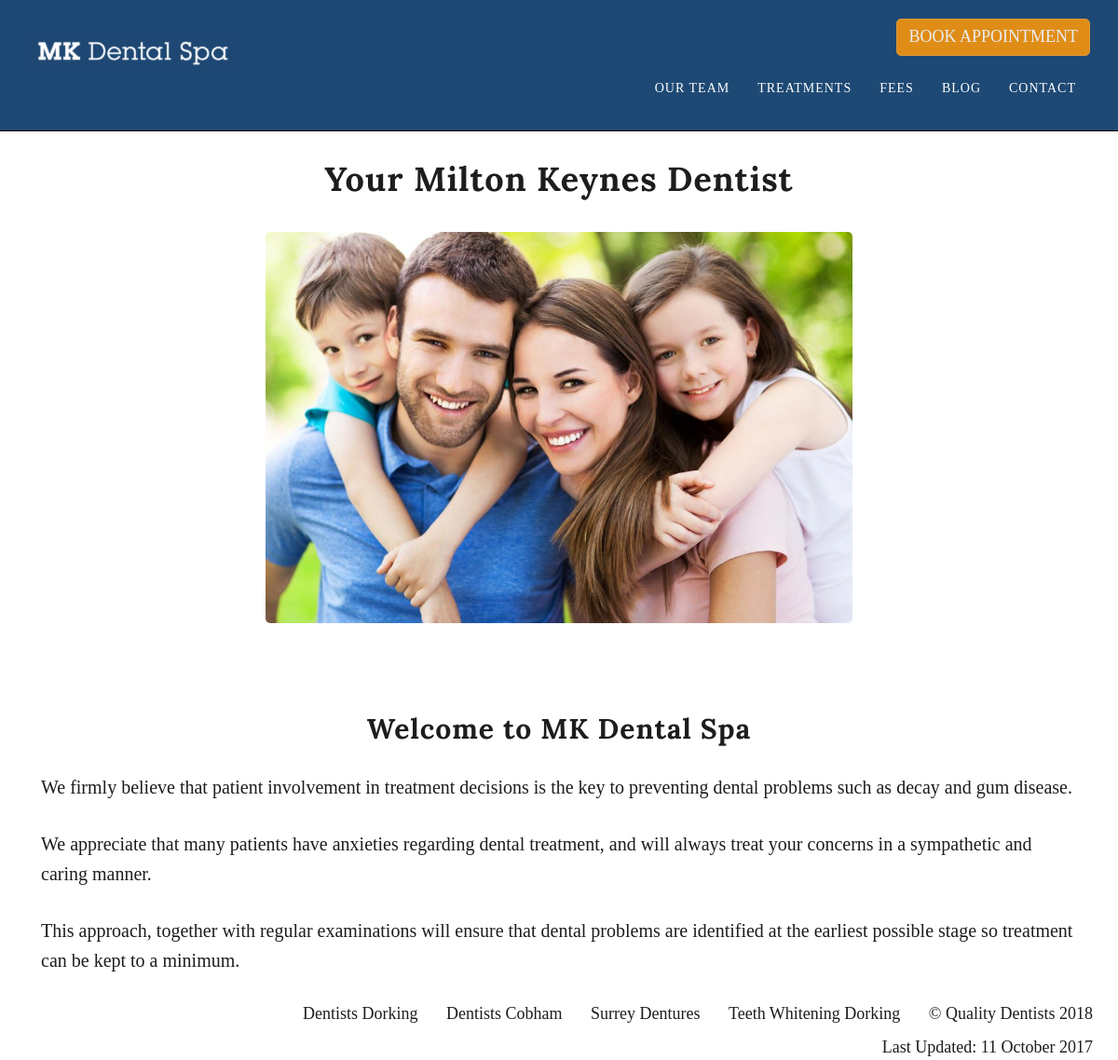
The page / on the database its author committed.
### landing/models.py (models this page shows, shortened)
class HomePageWelcome(models.Model):
	title = models.CharField(max_length=120)
	text = RichTextField()
	class Meta:
		verbose_name_plural = "Home Page Welcome"

### landing/views.py (the view)
# urls.py: url(r'^$', HomePageView.as_view(), name="home" ),
class HomePageView(ListView):
	model = HomePageWelcome
	template_name = "index.html"

### templates/index.html (shortened to what this page needs)
{% extends "base.html" %}
{% load staticfiles %}
{% block content %}
<div class="col-sm-12 text-center">
<h1>Your Milton Keynes Dentist</h1>
{% if not request.user_agent.is_mobile %}
<img class="home-image" src="{% static 'img/mk-dental-spa-home-pic.jpg' %}"/>
{% endif %}
</div>
<div class="col-sm-12 text-center">
{% for object in object_list %}
<h2>{{object.title }}</h2>
{{ object.text| safe }}
{% endfor %}
</div>
{% endblock %}

### templates/base.html (shortened to what this page needs)
{% load staticfiles %}
<!DOCTYPE html>
<html lang="en">
{% include "head.html" %}
<body id="page-top" data-spy="scroll" data-target=".navbar-fixed-top">
{% include "nav.html" %}
{% block content %}
{% endblock %}
{% include "footer.html" %}
{% include "js.html" %}
</body>
</html>

### templates/head.html (shortened to what this page needs)
{% load staticfiles %}
<head>
<link href="{% static 'css/bootstrap.min.css' %}" rel="stylesheet">
<link href="{% static 'css/index.css' %}" rel="stylesheet">
<link href="{% static 'font-awesome/css/font-awesome.min.css' %}" rel="stylesheet" type="text/css">
</head>

### templates/nav.html (shortened to what this page needs)
{% load staticfiles %}
<nav class="navbar navbar-custom navbar-fixed-top" role="navigation">
<div class="container">
<a class="navbar-brand page-scroll" href="{% url 'home' %}">
<img class="nav-logo" src="{% static 'img/mk-dental-spa-logo.png' %}"/>
</a>
{% if not request.user_agent.is_mobile %}
<a class="pull-right" href="">
<button class="btn btn-warning">
Book Appointment
</button>
</a>
{% endif %}
<div class="collapse navbar-collapse navbar-right navbar-main-collapse">
<ul class="nav navbar-nav">
<li>
<a class="page-scroll" href="#blog">Our Team</a>
</li>
<li>
<a class="page-scroll" href="">Treatments</a>
</li>
<li>
<a class="page-scroll" href="">Fees</a>
</li>
<li>
<a class="page-scroll" href="">Blog</a>
</li>
<li>
<a class="page-scroll" href="">Contact</a>
</li>
</ul>
</div>
</div>
</nav>

### templates/footer.html
<footer>
<ul>
	<li><a href="">Dentists Dorking</a></li>
	<li><a href="">Dentists Cobham</a></li>
	<li><a href="">Surrey Dentures</a></li>
	<li><a href="">Teeth Whitening Dorking</a></li>
	<li>&copy; Quality Dentists 2018</li>
</ul>
<ul>
<li>Last Updated: 11 October 2017</li>
</ul>
</footer>

### templates/js.html (shortened to what this page needs)
{% load staticfiles %}
<link href="{% static 'css/blueberry.css' %}" rel="stylesheet">

### static_in_pro/our_static/css/index.css (style rules this page uses)
body { width: 100%; height: 100%; background-color: #ffffff; }
html { width: 100%; height: 100%; }
h1, h2, h3, h4, h5, h6 { color: #1D1D1D; margin-top: 3.25em; margin-bottom: 1.00em; margin-left: auto; margin-right: auto; max-width: 100%; text-align: center; font-family: "Lora"; font-weight: 700; letter-spacing: 1px; }
p { color: #1D1D1D; font-family: "EB Garamond", garamond; font-size: 20px; text-align: left; line-height: 1.6; margin-top:1.45em; margin-bottom:1.45em; margin-left: 1.45em; margin-right: 1.45em; }
@media (min-width:768px) { p { color: #1D1D1D; margin-top:1.45em; margin-bottom:1.45em; margin-left: 1.45em; margin-right: 1.45em; font-size: 20px; line-height: 1.6; } }
a { -webkit-transition: all .2s ease-in-out; -moz-transition: all .2s ease-in-out; transition: all .2s ease-in-out; }
.navbar-custom { margin-bottom: 0; border-bottom: 1px solid rgba(255,255,255,.3); text-transform: uppercase; font-family: "EB Garamond", garamond; background-color: #1e4974; }
.navbar-custom a { color: #fff; }
.navbar-custom .nav li a { -webkit-transition: background .3s ease-in-out; -moz-transition: background .3s ease-in-out; transition: background .3s ease-in-out; }
@media (min-width:768px) { .navbar-custom { padding: 20px 0; border-bottom: 0; letter-spacing: 1px; background: 0 0; -webkit-transition: background .5s ease-in-out,padding .5s ease-in-out; -moz-transition: background .5s ease-in-out,padding .5s ease-in-out; transition: background .5s ease-in-out,padding .5s ease-in-out; } }
#page-top > nav { background-color: #1e4974; border-bottom: solid 1px black; }
.nav-logo { width: 35%; }
.btn { border-radius: 0; text-transform: uppercase; font-family: "EB Garamond", garamond; font-weight: 400; -webkit-transition: all .3s ease-in-out; -moz-transition: all .3s ease-in-out; transition: all .3s ease-in-out; }
body { webkit-tap-highlight-color: rgba(255,255,255,.2); }
.btn-warning { background-color: #F5950D; color: #ffffff; opacity: 0.9; font-family: "EB Garamond", garamond; font-size: 18px; border-radius: 5px; }
footer { margin-top: 4em; }
footer ul { text-align: right; color: #1D1D1D; font-family: "EB Garamond", garamond; }
footer ul li { list-style-type: none; display: inline-block; margin-right: 1.5em; font-size: 18px; }
footer ul li a { color: #1D1D1D; }
img.home-image { margin-left: auto; margin-right: auto; border-radius: 5px; text-align: center; width: auto; max-width: 100%; height: 30em; }

### rows shown on the page
HomePageWelcome: title "Welcome to MK Dental Spa", text "We firmly believe that patient involvement in treatment decisions is the key to preventing dental problems such as decay and gum disease. We appreciate that many patients have anxieties regarding dental treatment, and will always treat your concerns in a sympathetic and caring manner. This approach, together with regular examinations will ensure that dental problems are identified at the earliest possible stage so treatment can be kept to a minimum."
